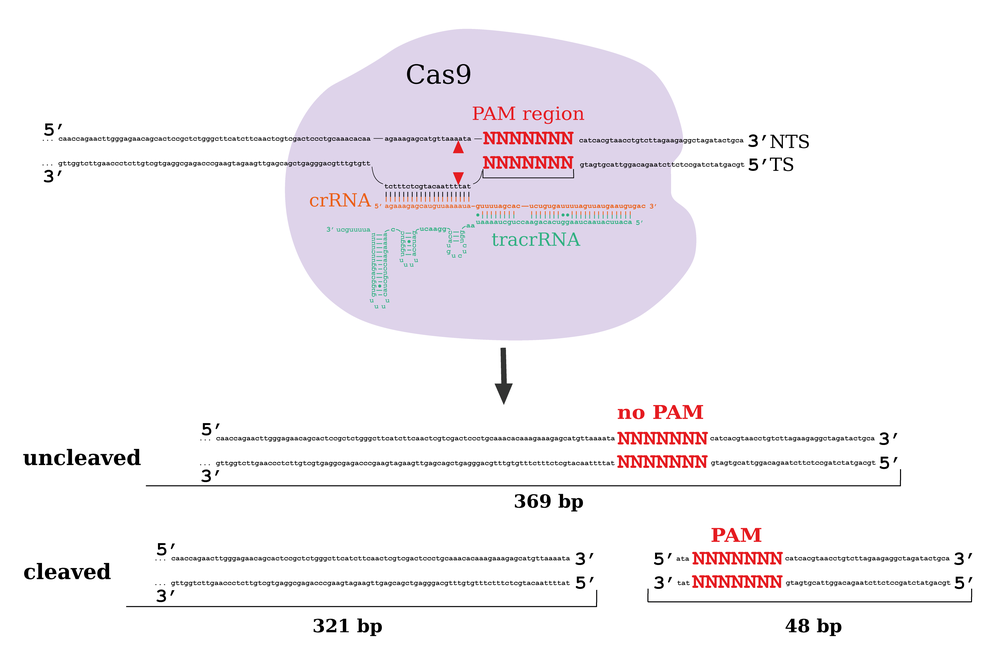
#> input picture notebooks/F3/Cas9_in_vitro_test_scheme.png, 1000 x 655 px, shrunk from 3931 x 2576 before the run
$ jupyter execute --allow-errors 7.F3_F4_EDF5.ipynb
#> lines starting #> are read from the running program, lines starting #| are printed output that depends on the picture
### src/convergence_test.py
"""This file provides the code to compute statistical tests for active learning convergence.
This file is to be imported as a library and provides the following functions:

    get_consensus: Converts a list of PAM sequences into a degenerate IUPAC consensus string
        to visualize the cleavage preference.
    consensus_score:
        Computes a similarity score between a reference (real) PAM sequence and a
        predicted degenerate consensus sequence.
    lead_trail:
        Splits the PAM candidate into leading and trailing part.
    get_probs:
        Computes probability distribution of a base selection over the alphabet
        letters given the counts and the leading part of the PAM candidate.
    generate_H0
        Generate left samples from H0 (the active learning did not converge) for the statistical test.
    mutate:
        Return s with randomly changed letters.
    make_rights:
        Generate right strings for H0 sample.
    statistic:
        Statistics according to the Eq. 2 from the paper.
    get_boundary:
        Compute boundary values for the given H0 sample.
    compute_pvalue:
        Compute p-value for a given statistics value.
    run_test:
        Runs statistical test for given experimental history.
    plot_test_violins:
        Violin plots for difference between experimental and H0 samples.
"""


import itertools
import numpy as np
from Bio import motifs
from Bio.Seq import Seq
from collections import Counter
import matplotlib.pyplot as plt
from matplotlib.lines import Line2D


IUPAC_DNA_no_gap = "ACGTRYSWKMBDHVN"


# [15 lines left out: function get_consensus, not called in this run]


def consensus_score(real, predicted, n_value=0.1):
    """
    Computes a similarity score between a reference (real) PAM sequence and a
    predicted degenerate consensus sequence.

    The scoring is position‑wise and accounts for degenerate IUPAC bases:
    - Positions where the reference is 'N' (any base) are considered less informative
      and are scored with a reduced weight (n_value) unless they occur at the
      beginning of the sequence (left‑trailing Ns), which receive full score (1).
    - Exact matches to non‑'N' bases yield a score of 1.
    - Mismatches yield 0.

    This scoring scheme biases toward exact conservation of known specific bases,
    while giving some credit for matches at positions that are known to be flexible
    (N) in the reference. The trailing Ns after the first specific base are
    down‑weighted because they represent less constrained positions.

    Parameters
    ----------
        real (str): The reference/wild‑type PAM sequence (e.g., "NGG").
        predicted (str): The degenerate consensus sequence derived from cleavage data
                         (e.g., "RGG").
        n_value (float, optional): Weight assigned to matches where the reference
                                   base is 'N' and the position is not left‑trailing.
                                   Defaults to 0.1.

    Returns
    -------
        float: The cumulative similarity score. Higher values indicate closer
               agreement with the reference, with a maximum possible score equal to
               the length of the sequence (if all positions match perfectly with
               weight 1).
    """
    score = 0
    left_trail = True
    for a,b in zip(real, predicted):
        add = 0
        if a != "N":
            left_trail = False
        if a == b:
            if a == "N":
                if left_trail:
                    add = 1
                else:
                    add = n_value
            else:
                add = 1
        score += add
    return(score)


# [62 lines left out: functions lead_trail, get_probs, not called in this run]


def generate_H0(sample_size, alphabet, sequence_length=7, lags=[1,2,3,4], seed=None):
    """
    Generate left samples from H0 (the active learning did not converge) for the statistical test.

    We generate “left-hand” strings by drawing random sequences from a fixed alphabet
    (IUPAC nucleotides with no gaps) while deliberately inserting a random number of
    ambiguous nucleotides (‘N’s) at the terminus (to simulate the trailing part of PAM).
    By sampling the trailing part size uniformly from the provided set of lengths, we
    emulate the diversity of possible PAM sequences.

    Parameters
    ----------
        sample_size(int): number of generated left strings
        alphabet(str): the degenerate IUPAC alphabet for nucleotides
        sequence_length(int): the length of each PAM candidate
        lags([int]): the sizes of random trailing part
        seed(int): the random number generator seed

    Returns
    -------
        numpy.ndarray of strings: the generated sample of length sample_size
    """
#> called with sample_size = 10000, alphabet = 'ACGTRYSWKMBDHVN', sequence_length = 7
    # Set the random seed if provided
    if seed is not None:
        np.random.seed(seed)
    # Get unique alphabet letters
    alphabet_letters = sorted(set(alphabet))
    # Count occurrences of each letter in leading part (including any Ns in the middle)
    # letter_counts = Counter(leading_part)
    # Create probability distribution:
    probs = [1/len(alphabet_letters)]*len(alphabet_letters)
    # Create mapping from index to letter
    letter_dict = {i: alphabet_letters[i] for i in range(len(alphabet_letters))}
    # Generate random strings
    generated_strings = []
    for _ in range(sample_size):
        # Generate random indices according to the probability distribution
        random_trail = np.random.choice(lags)
        random_indices = np.random.choice(
            len(alphabet_letters),
            size=sequence_length-random_trail,
            p=probs
        )
        # Convert indices to letters
        leading_random = ''.join([letter_dict[idx] for idx in random_indices])
        # Add the trailing Ns part
        trailing_part = "N"*random_trail
        full_string = leading_random + trailing_part
        generated_strings.append(full_string)
    return np.array(generated_strings)


def mutate(s, alphabet):
    """
    Return s with randomly changed letters.

    The selected positions are sampled without replacement to avoid repeated changes at the same site,
    ensuring that each mutation event modifies distinct locus. For each chosen position, the function
    constructs a list of alternative characters that excludes the current base, making sure
    that a genuine change occurs.

    Parameters
    ----------
        s (str): Input string
        alphabet (str): String containing allowed letters

    Returns
    -------
        str: Mutated string with random changes
    """
#> called with s = 'NVNNNNN', alphabet = 'ACGTRYSWKMBDHVN'
    # Convert to list for mutable operations
    s_list = list(s)
    n = len(s_list)
    # Random number of positions to change (1 to n)
    num_changes = np.random.randint(1, n + 1)
    # Random positions to change (without replacement)
    positions = np.random.choice(n, size=num_changes, replace=False)
    for pos in positions:
        # Current character at position
        current_char = s_list[pos]
        # Available characters (excluding current one)
        available_chars = [c for c in alphabet if c != current_char]
        if available_chars:  # If there are alternatives
            # Randomly choose a different character
            new_char = np.random.choice(available_chars)
            s_list[pos] = new_char
    return(''.join(s_list))


def make_rights(lefts, alphabet):
    """
    Generate right strings for H0 sample.

    The “right-hand” strings are generated by replacing a randomly chosen subset
    of characters with alternative symbols from the same alphabet.

    Parameters
    ----------
        lefts (Iterable of str): Input left strings
        alphabet (str): String containing allowed letters

    Returns
    -------
        numpy.ndarray: Array of mutated right strings with random changes
    """
    return(np.array([mutate(s, alphabet) for s in lefts]))


# [26 lines left out: function statistic, not called in this run]

def get_boundary(history_H0, n_comparisons, pval_threshold=0.05):
    """Compute boundary values for the given H0 sample."""
    return(np.quantile(history_H0, 1-pval_threshold/n_comparisons))

def compute_pvalue(stat, H0):
    """Compute p-value for a given statistics value."""
    return(H0[H0 >= stat].shape[0]/H0.shape[0])

# [100 lines left out: functions run_test, plot_test_violins, not called in this run]

### notebooks/7.F3_F4_EDF5.ipynb
# Figure 3, Figure 4 and Extended Data Figure 5

This notebook computes the figures related to experiments with SpCas9, PpCas9 and AlkaCas9.

[cell 1]
import os
import sys
import cv2
import numpy as np
import pandas as pd
import os.path as op
import pickle as pkl
sys.path.append("..")
from Bio.Seq import Seq
import Levenshtein as lev
from Bio import pairwise2
from Bio import SeqIO, motifs
import src.swiper_cli as swiper
import matplotlib.pyplot as plt
import src.convergence_test as convergence
from matplotlib.offsetbox import AnnotationBbox, OffsetImage

First, we define class for the experimental results:

[cell 2]
class F3():

    def __init__(self, proteins, PAMs, n=7, n_value=0.1, directory="../data/interim/wetlab/"):
        """
        Initializes the Figure 3 pipeline for a specific set of proteins and their
        known/expected PAM sequences.

        Args:
            proteins (list of str): Protein names/identifiers (e.g., Cas9 variants).
            PAMs (list of str): Canonical/wild-type PAM sequences for each protein
                                (used as the reference for scoring).
            n (int, optional): PAM candidate length used during classification
                               (passed directly to swiper.classify_all). Defaults to 7.
            n_value (float, optional): Scaling/weighting factor for the convergence score
                                       calculation. Defaults to 0.1.
            directory (str, optional): Root path where trained models are stored.
                                       Defaults to "../data/interim/wetlab/".
        """
        self.proteins = proteins
        self.n = n
        self.n_value = n_value
        self.PAMs = {a: b for a,b in zip(proteins, PAMs)}
        self.dirs = {a: op.join(directory, a) for a in proteins}

    # [11 lines left out: function draw_logo, not called in this run]

    def load_model(self, protein, step):
        """
        Loads a pickled classification model from the disk.

        Each protein and each active learning round has its own trained model.
        These models are the core classifiers used to predict which PAMs are cleaved.

        Args:
            protein (str): Protein identifier.
            step (int or str): Active learning step number.

        Returns:
            object: Deserialized model.
        """
        with open(op.join(self.dirs[protein], "final", "model_"+str(step)+".pkl"), "rb") as ih:
            model = pkl.load(ih)
        return(model)

    def screen(self, protein, step):
        """
        Runs the full PAM classification screen for a given protein/step.

        This replicates the computational screening that underlies the experimental
        data shown in Figure 3. It uses the trained model to score/evaluate all
        possible PAM sequences.

        Args:
            protein (str): Protein identifier.
            step (int or str): Active learning step.

        Returns:
            pandas.DataFrame: Complete classification table with predictions
                              (includes a 'Y_class' column marking '+' for cleaved).
        """
        model = self.load_model(protein, step)
        df, _ = swiper.classify_all(model, n=self.n)
        return(df)

    def point(self, protein, step, fnmask):
        """
        The main method for generating a single data point for Figure 3.

        This method executes the full workflow in one call:
        1. Screens all PAMs.
        2. Isolates only the "cleaved" (positive) predictions.
        3. Derives the degenerate consensus motif.
        4. Draws the sequence logo and saves it as a PNG.
        5. Computes a convergence score comparing the derived motif to the reference PAM.

        Args:
            protein (str): Protein identifier.
            step (int or str): The active learning step.
            fnmask (str): Base directory or filename prefix for the output PNG.
                          The final path will be: {fnmask}/{protein}.{step}.png

        Returns:
            tuple: (consensus_sequence, convergence_score)
                - consensus (str): The degenerate motif shown in the logo.
                - score (float): Quantitative measure of how well the predicted
                  motif matches the known reference PAM (used for the bar plots/scatter
                  panels in Figure 3).
        """
        df = self.screen(protein, step)
        cleaved = df[df["Y_class"] == "+"]
        consensus = convergence.get_consensus(cleaved["PAM"].values)
        F3.draw_logo(cleaved, op.join(fnmask, protein+"."+str(step)+".png"))
        score = convergence.consensus_score(self.PAMs[protein], consensus, self.n_value)
        return(consensus, score)

And a helper function for plotting sequence logos:

[cell 3]
# [37 lines left out: function add_image_overlay, not called in this run]

The generation of synthetic data for the null hypothesis mirrors the experimental
    workflow in which we observe a candidate PAM sequence from one experimental round
    and then a candidate from the next experimental round. First, a set of “left-hand”
    k-mers of given k is produced. Then, each of these strings is randomly perturbed to
    generate the corresponding “right-hand” counterpart – this gives similar strings with
    varying degrees of similarity (measured in terms of consensus score) to the “left-hand” ones.

[cell 4]
lefts = convergence.generate_H0(10000, lags=[1,2,3,4,5], alphabet=convergence.IUPAC_DNA_no_gap)
rights = convergence.make_rights(lefts, alphabet=convergence.IUPAC_DNA_no_gap)

This procedure gives us a set of sequence pairs that
vary in similarity but have no convergence in terms of PAM consensus score.

And we make intermediate folders for sequence logos:

[cell 5]
os.makedirs("F3", exist_ok=True)
os.makedirs("F4", exist_ok=True)

# Figure 3 -- Active learning with Switching Round protocol faithfully reproduces known PAM sequences.

Load the experimental data:

[cell 6]
f3 = F3(["SpCas9", "PpCas9"], ["NGGNNNN", "NNNNRTN"], 7, 0.1, "../data/interim/wetlab/")

#> (a cell that did not finish here is left out)

#> (a cell that did not finish here is left out)

Compute convergence statistics for SpCas9:

#> (a cell that did not finish here is left out)

#> (a cell that did not finish here is left out)


#> (a cell that did not finish here is left out)

Compute convergence statistics for PpCas9:

#> (a cell that did not finish here is left out)

Compute p-values:

[cell 13]
pairs = [[a, a+1] for a in np.arange(9)]
spcas9_pvalues_X = np.mean(np.array(pairs) + 1, 1)-0.4

#> (a cell that did not finish here is left out)

Plot the figure:

[cell 15]
plt.rcParams["figure.figsize"] = 10,12
plt.rcParams["figure.dpi"] = 300

perfect_spcas9 = convergence.consensus_score(f3.PAMs["SpCas9"], f3.PAMs["SpCas9"])
perfect_ppcas9 = convergence.consensus_score(f3.PAMs["PpCas9"], f3.PAMs["PpCas9"])
unidentified = convergence.consensus_score(f3.PAMs["SpCas9"], "NNNNNNN")
wrong = convergence.consensus_score("NNNNNNN", "AAAAAAA")

#fig, ax = plt.subplots()
fig = plt.figure()
fig.tight_layout()
axd = fig.subplot_mosaic(
    """
    AB
    AB
    CC
    CC
    CC
    DE
    """
)

panel_a = cv2.cvtColor(cv2.imread("./F3/Cas9_in_vitro_test_scheme.png"), cv2.COLOR_BGR2RGB)
axd["A"].imshow(panel_a)
axd["A"].set_xticks([])
axd["A"].set_yticks([])
axd["A"].set_title("a", loc="left", weight="bold")


panel_b = cv2.cvtColor(cv2.imread("./F3/AlkaCas9_7N_PAM_lib.png"), cv2.COLOR_BGR2RGB)
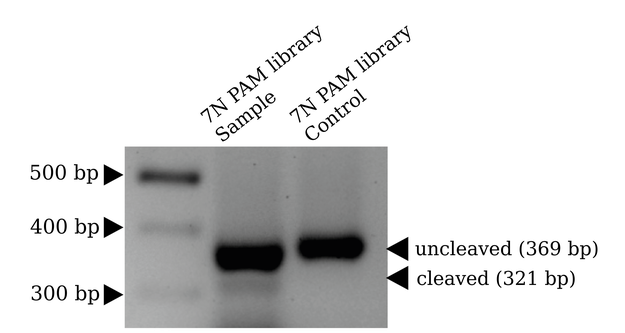
#> input picture notebooks/F3/AlkaCas9_7N_PAM_lib.png, 625 x 333 px, shrunk from 2458 x 1310 before the run
axd["B"].imshow(panel_b)
axd["B"].set_xticks([])
axd["B"].set_yticks([])
axd["B"].set_title("b", loc="left", weight="bold")


axd["C"].set_ylim((wrong-1, 8))
axd["C"].set_xlim((0,11))

axd["C"].axhline(y=unidentified, color="yellow", linestyle="dashed")
axd["C"].axhline(y=perfect_spcas9, color="yellow", linestyle="dotted")
axd["C"].axhline(y=perfect_ppcas9, color="yellow", linestyle="dotted")
axd["C"].axhline(y=wrong, color="yellow")

axd["C"].axvline(x=5, color="red", linestyle="dashed", label="Switching round")


#> (the rest of this cell did not finish here and is left out)

# Figure 4 -- Active learning with Switching Round protocol discovers PAM for a novel Cas9 ortholog.

Load the data:

[cell 16]
f4 = F3(["AlkaCas9"], ["NNNNNNN"], 7, 0.1, "../data/interim/wetlab/")

#> (a cell that did not finish here is left out)


#> (a cell that did not finish here is left out)

Compute the convergence statistics for AlkaCas9:

#> (a cell that did not finish here is left out)

Compute p-values:

#> (a cell that did not finish here is left out)

We expect that the final consensus would contain some Ns, but would not match NNNNNNN completely;
therefore, unlike Figure 3c, for ease of visualization, we arrange the experimental
results along the consensus score computed against NNNNNNN.

[cell 21]
plt.rcParams["figure.figsize"] = 10, 10
plt.rcParams["figure.dpi"] = 300

#perfect_spcas9 = f3.consensus_score(f3.PAMs["SpCas9"], f3.PAMs["SpCas9"])
#perfect_ppcas9 = f3.consensus_score(f3.PAMs["PpCas9"], f3.PAMs["PpCas9"])
unidentified = convergence.consensus_score(f4.PAMs["AlkaCas9"], "NNNNNNN")
wrong = convergence.consensus_score("NNNNNNN", "AAAAAAA")

#fig, ax = plt.subplots()
fig = plt.figure()#layout="tight")
fig.tight_layout()
axd = fig.subplot_mosaic(
    """
    AACCC
    BBCCC
    DDDDD
    DDDDD
    """
)

panel_a = cv2.cvtColor(cv2.imread("./F4/AlkaCas9_RNAs.png"), cv2.COLOR_BGR2RGB)
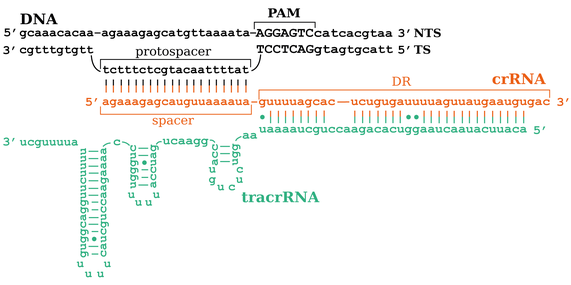
#> input picture notebooks/F4/AlkaCas9_RNAs.png, 571 x 285 px, shrunk from 2244 x 1120 before the run
#> panel_a: shape (285, 571, 3)
axd["A"].imshow(panel_a)
axd["A"].set_xticks([])
axd["A"].set_yticks([])
axd["A"].set_title("a", loc="left", weight="bold")

panel_b = cv2.cvtColor(cv2.imread("./F4/AlkaCas_CRISPR_locus.png"), cv2.COLOR_BGR2RGB)
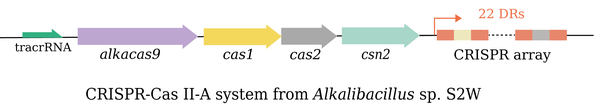
#> input picture notebooks/F4/AlkaCas_CRISPR_locus.png, 595 x 106 px, shrunk from 2340 x 418 before the run
#> panel_b: shape (106, 595, 3)
axd["B"].imshow(panel_b)
axd["B"].set_xticks([])
axd["B"].set_yticks([])
axd["B"].set_title("b", loc="left", weight="bold")

axd["D"].set_ylim((wrong-1, 8))
axd["D"].set_xlim((0,11))

axd["D"].axhline(y=unidentified, color="yellow", linestyle="dashed")
axd["D"].axhline(y=wrong, color="yellow")

#> (the rest of this cell did not finish here and is left out)
